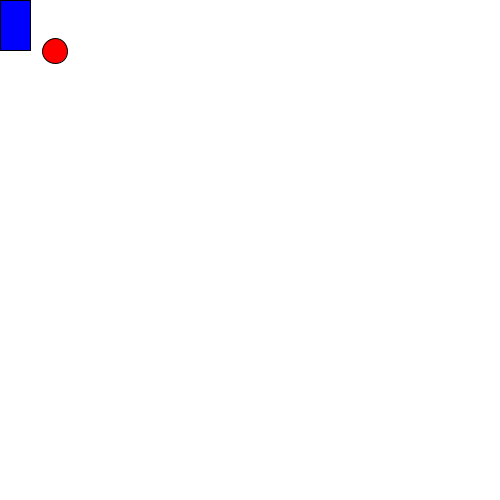
Frame 1 (no input)
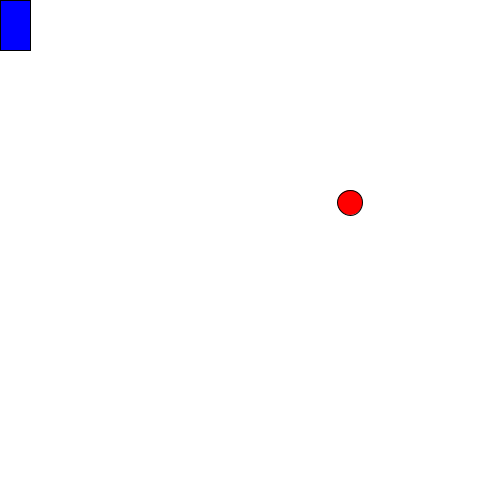
Frame 60 (the mouse pressed at the canvas centre just before this capture)
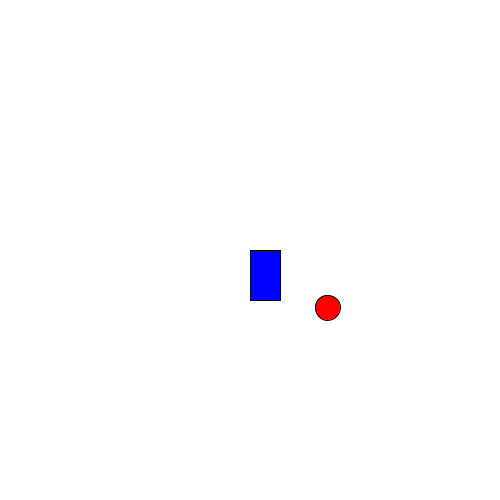
Frame 120 (the mouse held since frame 60 and released just before this capture)

The Processing sketch that drew these frames (run headless with seeded random() and noise(); from frame 60 on, the mouse is pressed at the canvas centre):

// Processing sketch: A2Core
// ── A2Core.pde
float ballX = 50;
float ballY = 50;
float ballSize = 25;

float xVelocity = 5;
float yVelocity = 0;
float gravity = 1;

float batX = 0;
float batY = 0;
float batWidth = 30;
float batHeight = 50;

float batVelocityX = 0;
float batVelocityY = 0;

void setup(){
  size(500, 500);
  background(255);
  frameRate(60);
}

void draw(){  
  
  batVelocityX = batX - mouseX;
  batVelocityY = batY - mouseY;
  
  batX = mouseX;
  batY = mouseY;
  
  yVelocity += gravity;
  
  ballX += xVelocity;
  ballY += yVelocity;
  
  if(xVelocity > 25){
    xVelocity = 15;
  }
  if(yVelocity > 25){
    yVelocity = 25;
  }
  
  if(ballX < 0+(ballSize/2)){
    ballX = (ballSize/2);
    xVelocity *= -1;
  }
  else if(ballX > width-(ballSize/2)){
    ballX = width-(ballSize/2);
    xVelocity *= -1;
  }
  if(ballY < 0+(ballSize/2)){
    ballY = (ballSize/2);
    yVelocity *= -1;
  }
  else if(ballY > height-(ballSize/2)){
    ballY = height-(ballSize/2);
    yVelocity *= -1;
  }
  
  // Bat colitsion
  if(ballY > batY && ballY < batY+batHeight && ballX > batX-(ballSize/2) && ballX < batX+batWidth+(ballSize/2)){
      xVelocity += batVelocityX;
      xVelocity *= -1;
      if(batVelocityX < 0){
        ballX = batX+batWidth+(ballSize/2);
      }
      else if(batVelocityX > 0){
        ballX = batX-(ballSize/2);
      }
  }
  
  if(ballX > batX && ballX < batX+batWidth && ballY > batY-(ballSize/2) && ballY < batY+batHeight+(ballSize/2)){
      yVelocity += batVelocityY;
      yVelocity *= -1;
      
      if(batVelocityY < 0 && abs(batVelocityY) > abs(yVelocity)){
        ballY = batY+batHeight+(ballSize/2);
      }
      else if(batVelocityY > 0 && abs(batVelocityY) > abs(yVelocity)){
        ballY = batY-(ballSize/2);
      }
  }
  
    
  background(255);
  fill(255, 0, 0);
  ellipse(ballX, ballY, ballSize, ballSize);
  
  fill(0, 0, 255);
  rect(batX, batY, batWidth, batHeight);
}
